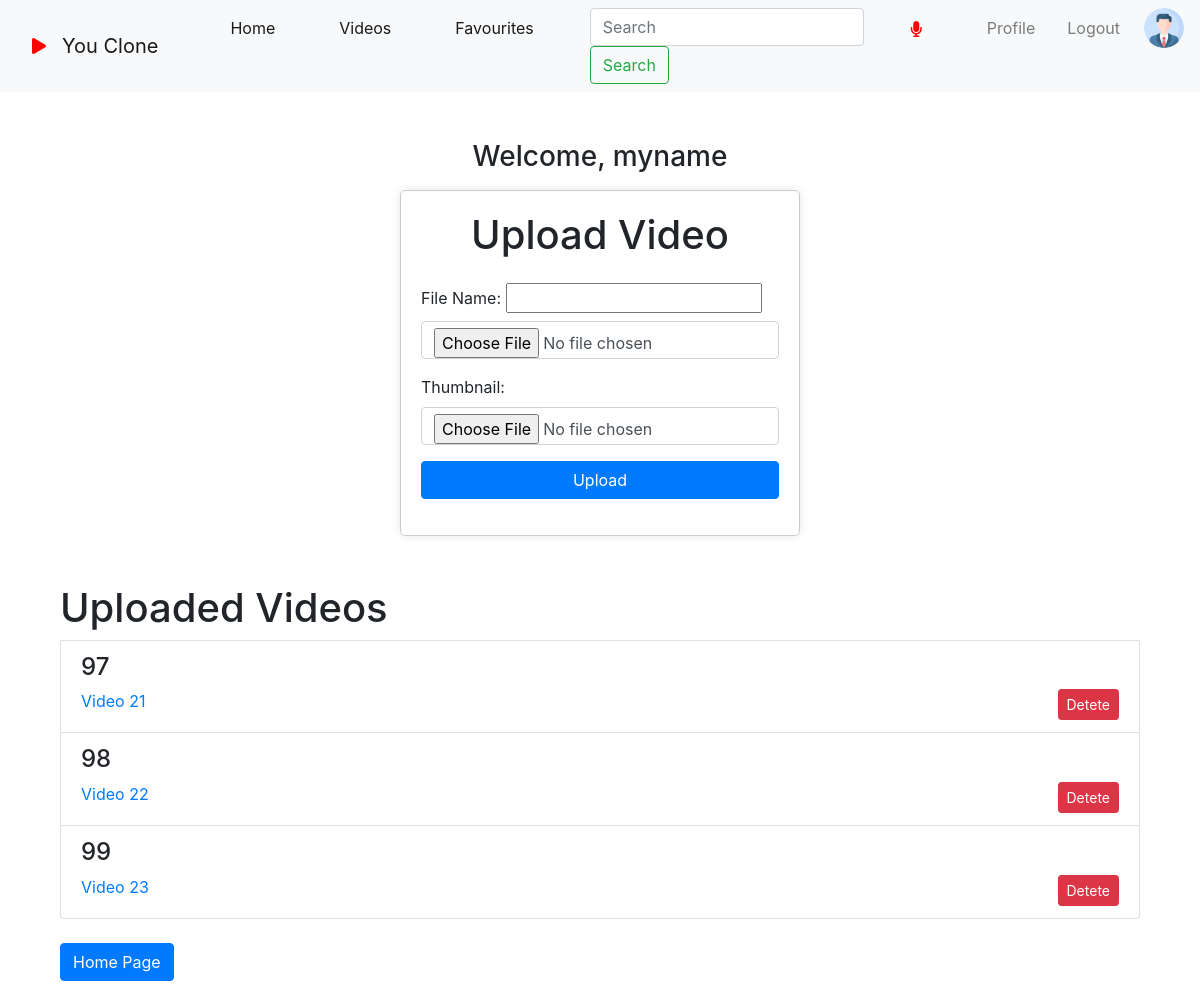
The page /videos.php (signed in) on the database its author committed.
### tables this page shows
CREATE TABLE `videos` (
  `id` int(11) NOT NULL,
  `title` varchar(255) DEFAULT NULL,
  `file_path` varchar(255) DEFAULT NULL,
  `user_id` int(11) DEFAULT NULL,
  `upload_date` timestamp NOT NULL DEFAULT current_timestamp(),
  `is_favourite` tinyint(1) DEFAULT 0,
  `thumbnail_path` varchar(255) DEFAULT NULL
);

### videos.php (the view, shortened to what this page needs)
<?php
    include_once 'header.php';
?>
<?php
    echo '<div class="container mt-5">';
        if (isset($_SESSION["useruid"])) {
            echo "<h3 class='text-center'> Welcome, " . $_SESSION['useruid'] . "</p> </h3>";
        }
        echo '<ul class="list-group">';
            echo '<div class="row justify-content-center">
                <div class="col-12 upload-container">
                    <h1 class="text-center mb-4">Upload Video</h1>
                    <form action="Videos/upload.php" method="post" enctype="multipart/form-data">
                        <div class="form-group">
                            <label>
                                File Name:
                                <input type="text" name="title">
                            </label>
                            <input type="file" class="form-control" name="video" accept=".mp4">
                        </div>
                        <div class="form-group">
                            <label for="thumbnail">Thumbnail:</label>
                            <input type="file" name="thumbnail" id="thumbnail" class="form-control" accept="image/*" required>
                        </div>
                        <div class="form-group">
                            <button type="submit" name="submit" class="btn btn-primary btn-block">Upload</button>
                        </div>
                    </form>
                </div>
            </div>';
            echo '<br><br>';
            echo '<h1>Uploaded Videos</h1>';
            $serverName = "localhost";
            $dBUserName = "root";
            $dBPassword = "";
            $dBName = "user_records";
            $conn = mysqli_connect($serverName, $dBUserName, $dBPassword, $dBName);
            $useruid = $_SESSION['useruid'];
            $userSql = "SELECT usersId FROM users WHERE usersUid = ?";
            $userStmt = mysqli_stmt_init($conn);
            if (mysqli_stmt_prepare($userStmt, $userSql)) {
                mysqli_stmt_bind_param($userStmt, "s", $useruid);
                mysqli_stmt_execute($userStmt);
                mysqli_stmt_bind_result($userStmt, $usersId);
                if ($usersId) {
                    $sql = "SELECT * FROM videos where user_id =" . $usersId;
                    $result = $conn->query($sql);
                    if ($result->num_rows > 0) {
                        while($row = $result->fetch_assoc()) {
                            echo '<li class="list-group-item">';
                                echo "<h4>" . $row["id"] . "</h4>";
                                echo "<source src='" . $row["id"] . "' type='video/mp4'>";
                                echo '<a href="view_video.php?video_id=' . $row['id'] . '">' . $row['title'] . '
                                    <a href="Videos/' . $row["file_path"] . '"> </a>
                                </a>';
                                echo '<a href="Videos/delete.php?fileID=' . $row["id"] . '"class="btn btn-danger btn-sm float-right"> Detete </a>';
                            echo "</li>";
                        }
                    } else {
                        echo "No videos found";
                    }
                } else {
                    echo 'User ID not found.';
                }
            } else {
                echo 'Invalid prepare statement';
            }
        echo '</ul>';
    echo '<p class="mt-4"><a href="home.php" class="btn btn-primary">Home Page</a> </p>';
?>
<?php
    include_once 'footer.php';
?>

### rows shown on the page
videos: id "97", title "Video 21"
videos: id "98", title "Video 22"
videos: id "99", title "Video 23"

### other values the page prints
$_SESSION['useruid'] "myname"
